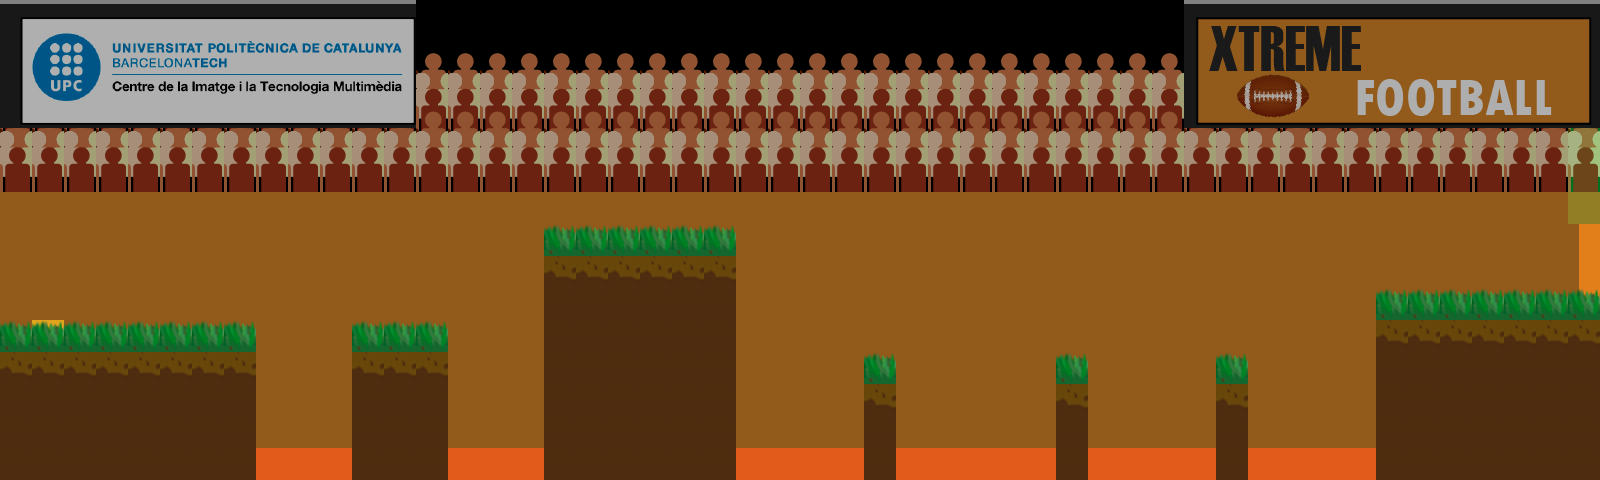

This is a level from a 2D game, rendered from its Tiled map with the project's own tilesets. A one-line summary and the map file follow, with tile-layer data summarised:
An orthogonal 50x15 tile map with 32x32 px tiles, 3 tile layers (collision, fondo, Capa de Patrones 1), 2 tilesets.

<map version="1.0" orientation="orthogonal" renderorder="right-down" width="50" height="15" tilewidth="32" tileheight="32" nextobjectid="1">
 <tileset firstgid="1" name="ExtremeTiles" tilewidth="32" tileheight="32" tilecount="406" columns="29">
  <image source="ExtremeTiles.png" width="933" height="472" />
  <terraintypes>
   <terrain name="grass" tile="-1" />
   <terrain name="block" tile="-1" />
   <terrain name="lower" tile="-1" />
   <terrain name="public1" tile="-1" />
   <terrain name="public2" tile="-1" />
   <terrain name="public3" tile="-1" />
   <terrain name="publicLow" tile="-1" />
   <terrain name="public4" tile="-1" />
   <terrain name="white" tile="-1" />
   <terrain name="end" tile="-1" />
  </terraintypes>
  <tile id="1" terrain="0,0,0,0" />
  <tile id="59" terrain="1,1,1,1">
   <properties>
    <property name="Collision" type="bool" value="true" />
   </properties>
  </tile>
  <tile id="65" terrain="9,9,9,9">
   <properties>
    <property name="Collision" type="bool" value="true" />
   </properties>
  </tile>
  <tile id="88" terrain="2,2,2,2">
   <properties>
    <property name="Collision" type="bool" value="true" />
   </properties>
  </tile>
  <tile id="94" terrain="9,9,9,9">
   <properties>
    <property name="Collision" type="bool" value="true" />
   </properties>
  </tile>
  <tile id="97" terrain="5,5,5,5" />
  <tile id="126" terrain="4,4,4,4" />
  <tile id="155" terrain="3,3,3,3" />
  <tile id="184" terrain="7,7,7,7" />
  <tile id="213" terrain="6,6,6,6" />
  <tile id="282" terrain="8,8,8,8" />
 </tileset>
 <tileset firstgid="407" name="TilesTypes" tilewidth="32" tileheight="32" tilecount="16" columns="8">
  <image source="TilesTypes.png" width="256" height="64" />
  <terraintypes>
   <terrain name="red" tile="-1" />
   <terrain name="blue" tile="-1" />
   <terrain name="green" tile="-1" />
   <terrain name="yellow" tile="-1" />
  </terraintypes>
  <tile id="0" terrain="0,0,0,0" />
  <tile id="1" terrain="0,0,0,0" />
  <tile id="2" terrain="1,1,1,1" />
  <tile id="3" terrain="1,1,1,1" />
  <tile id="4" terrain="2,2,2,2" />
  <tile id="5" terrain="2,2,2,2" />
  <tile id="6" terrain="3,3,3,3" />
  <tile id="7" terrain="3,3,3,3" />
  <tile id="8" terrain="0,0,0,0" />
  <tile id="9" terrain="0,0,0,0" />
  <tile id="10" terrain="1,1,1,1" />
  <tile id="11" terrain="1,1,1,1" />
  <tile id="12" terrain="2,2,2,2" />
  <tile id="13" terrain="2,2,2,2" />
  <tile id="14" terrain="3,3,3,3" />
  <tile id="15" terrain="3,3,3,3" />
 </tileset>
 <layer name="collision" width="50" height="15">
  <data>[750 cells, 57 non-empty, 13 distinct tile ids]</data>
 </layer>
 <layer name="fondo" width="50" height="15" opacity="0.69">
  <data>[750 cells, 622 non-empty, 109 distinct tile ids]</data>
 </layer>
 <layer name="Capa de Patrones 1" width="50" height="15">
  <data>[750 cells, 157 non-empty, 3 distinct tile ids]</data>
 </layer>
</map>
